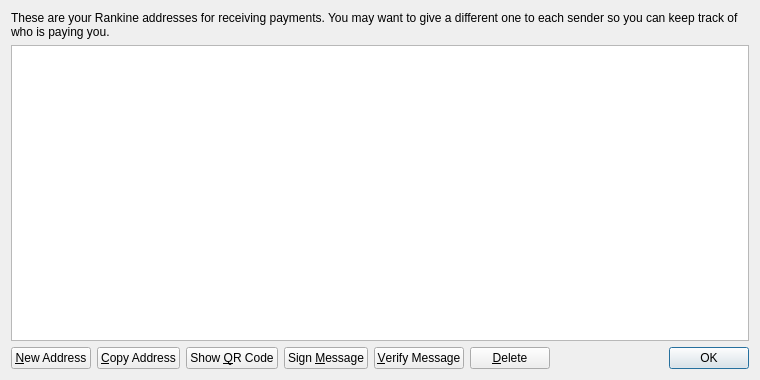
<?xml version="1.0" encoding="UTF-8"?>
<ui version="4.0">
 <class>AddressBookPage</class>
 <widget class="QWidget" name="AddressBookPage">
  <property name="geometry">
   <rect>
    <x>0</x>
    <y>0</y>
    <width>760</width>
    <height>380</height>
   </rect>
  </property>
  <property name="windowTitle">
   <string>Address Book</string>
  </property>
  <layout class="QVBoxLayout" name="verticalLayout">
   <item>
    <widget class="QLabel" name="labelExplanation">
     <property name="text">
      <string>These are your Rankine addresses for receiving payments. You may want to give a different one to each sender so you can keep track of who is paying you.</string>
     </property>
     <property name="textFormat">
      <enum>Qt::PlainText</enum>
     </property>
     <property name="wordWrap">
      <bool>true</bool>
     </property>
    </widget>
   </item>
   <item>
    <widget class="QTableView" name="tableView">
     <property name="contextMenuPolicy">
      <enum>Qt::CustomContextMenu</enum>
     </property>
     <property name="toolTip">
      <string>Double-click to edit address or label</string>
     </property>
     <property name="tabKeyNavigation">
      <bool>false</bool>
     </property>
     <property name="alternatingRowColors">
      <bool>true</bool>
     </property>
     <property name="selectionMode">
      <enum>QAbstractItemView::SingleSelection</enum>
     </property>
     <property name="selectionBehavior">
      <enum>QAbstractItemView::SelectRows</enum>
     </property>
     <property name="sortingEnabled">
      <bool>true</bool>
     </property>
     <attribute name="verticalHeaderVisible">
      <bool>false</bool>
     </attribute>
    </widget>
   </item>
   <item>
    <layout class="QHBoxLayout" name="horizontalLayout">
     <item>
      <widget class="QPushButton" name="newAddressButton">
       <property name="toolTip">
        <string>Create a new address</string>
       </property>
       <property name="text">
        <string>&amp;New Address</string>
       </property>
       <property name="icon">
        <iconset resource="../bitcoin.qrc">
         <normaloff>:/icons/add</normaloff>:/icons/add</iconset>
       </property>
      </widget>
     </item>
     <item>
      <widget class="QPushButton" name="copyToClipboard">
       <property name="toolTip">
        <string>Copy the currently selected address to the system clipboard</string>
       </property>
       <property name="text">
        <string>&amp;Copy Address</string>
       </property>
       <property name="icon">
        <iconset resource="../bitcoin.qrc">
         <normaloff>:/icons/editcopy</normaloff>:/icons/editcopy</iconset>
       </property>
      </widget>
     </item>
     <item>
      <widget class="QPushButton" name="showQRCode">
       <property name="text">
        <string>Show &amp;QR Code</string>
       </property>
       <property name="icon">
        <iconset resource="../bitcoin.qrc">
         <normaloff>:/icons/qrcode</normaloff>:/icons/qrcode</iconset>
       </property>
      </widget>
     </item>
     <item>
      <widget class="QPushButton" name="signMessage">
       <property name="toolTip">
        <string>Sign a message to prove you own a Rankine address</string>
       </property>
       <property name="text">
        <string>Sign &amp;Message</string>
       </property>
       <property name="icon">
        <iconset resource="../bitcoin.qrc">
         <normaloff>:/icons/edit</normaloff>:/icons/edit</iconset>
       </property>
      </widget>
     </item>
     <item>
      <widget class="QPushButton" name="verifyMessage">
       <property name="toolTip">
        <string>Verify a message to ensure it was signed with a specified Rankine address</string>
       </property>
       <property name="text">
        <string>&amp;Verify Message</string>
       </property>
       <property name="icon">
        <iconset resource="../bitcoin.qrc">
         <normaloff>:/icons/transaction_0</normaloff>:/icons/transaction_0</iconset>
       </property>
      </widget>
     </item>
     <item>
      <widget class="QPushButton" name="deleteButton">
       <property name="toolTip">
        <string>Delete the currently selected address from the list</string>
       </property>
       <property name="text">
        <string>&amp;Delete</string>
       </property>
       <property name="icon">
        <iconset resource="../bitcoin.qrc">
         <normaloff>:/icons/remove</normaloff>:/icons/remove</iconset>
       </property>
      </widget>
     </item>
     <item>
      <spacer name="horizontalSpacer">
       <property name="orientation">
        <enum>Qt::Horizontal</enum>
       </property>
       <property name="sizeHint" stdset="0">
        <size>
         <width>40</width>
         <height>20</height>
        </size>
       </property>
      </spacer>
     </item>
     <item>
      <widget class="QDialogButtonBox" name="buttonBox">
       <property name="sizePolicy">
        <sizepolicy hsizetype="Maximum" vsizetype="Fixed">
         <horstretch>0</horstretch>
         <verstretch>0</verstretch>
        </sizepolicy>
       </property>
       <property name="standardButtons">
        <set>QDialogButtonBox::Ok</set>
       </property>
      </widget>
     </item>
    </layout>
   </item>
  </layout>
 </widget>
 <resources>
  <include location="../bitcoin.qrc"/>
 </resources>
 <connections/>
</ui>
